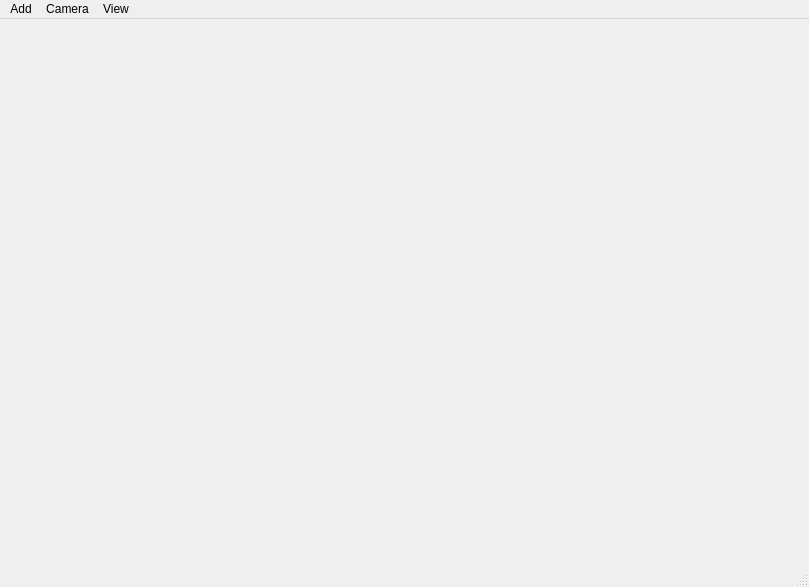
<?xml version="1.0" encoding="UTF-8"?>
<ui version="4.0">
 <class>MainWindow</class>
 <widget class="QMainWindow" name="MainWindow">
  <property name="geometry">
   <rect>
    <x>0</x>
    <y>0</y>
    <width>809</width>
    <height>587</height>
   </rect>
  </property>
  <property name="windowTitle">
   <string>MainWindow</string>
  </property>
  <widget class="QWidget" name="centralwidget">
   <property name="enabled">
    <bool>true</bool>
   </property>
   <layout class="QVBoxLayout" name="verticalLayout_2">
    <item>
     <widget class="GLWidget" name="widget" native="true"/>
    </item>
   </layout>
  </widget>
  <widget class="QMenuBar" name="menubar">
   <property name="geometry">
    <rect>
     <x>0</x>
     <y>0</y>
     <width>809</width>
     <height>26</height>
    </rect>
   </property>
   <widget class="QMenu" name="menuMenu">
    <property name="title">
     <string>Add</string>
    </property>
    <addaction name="actionCube"/>
   </widget>
   <widget class="QMenu" name="menuCamera">
    <property name="title">
     <string>Camera</string>
    </property>
    <addaction name="actionPan"/>
    <addaction name="actionZoom"/>
    <addaction name="actionRotate"/>
   </widget>
   <widget class="QMenu" name="menuView">
    <property name="title">
     <string>View</string>
    </property>
    <addaction name="separator"/>
    <addaction name="actionGrid"/>
    <addaction name="actionAxis"/>
   </widget>
   <addaction name="menuMenu"/>
   <addaction name="menuCamera"/>
   <addaction name="menuView"/>
  </widget>
  <widget class="QStatusBar" name="statusbar"/>
  <action name="actionCube">
   <property name="text">
    <string>Cube</string>
   </property>
  </action>
  <action name="actionPan">
   <property name="checkable">
    <bool>true</bool>
   </property>
   <property name="checked">
    <bool>false</bool>
   </property>
   <property name="text">
    <string>Pan</string>
   </property>
  </action>
  <action name="actionZoom">
   <property name="checkable">
    <bool>true</bool>
   </property>
   <property name="text">
    <string>Zoom</string>
   </property>
  </action>
  <action name="actionRotate">
   <property name="checkable">
    <bool>true</bool>
   </property>
   <property name="text">
    <string>Rotate</string>
   </property>
  </action>
  <action name="actionGrid">
   <property name="checkable">
    <bool>true</bool>
   </property>
   <property name="checked">
    <bool>true</bool>
   </property>
   <property name="text">
    <string>Grid</string>
   </property>
  </action>
  <action name="actionAxis">
   <property name="checkable">
    <bool>true</bool>
   </property>
   <property name="checked">
    <bool>true</bool>
   </property>
   <property name="text">
    <string>Axis</string>
   </property>
  </action>
  <action name="actionFree">
   <property name="text">
    <string>Free</string>
   </property>
  </action>
 </widget>
 <customwidgets>
  <customwidget>
   <class>GLWidget</class>
   <extends>QWidget</extends>
   <header location="global">glwidget.h</header>
   <container>1</container>
  </customwidget>
 </customwidgets>
 <resources/>
 <connections/>
</ui>
